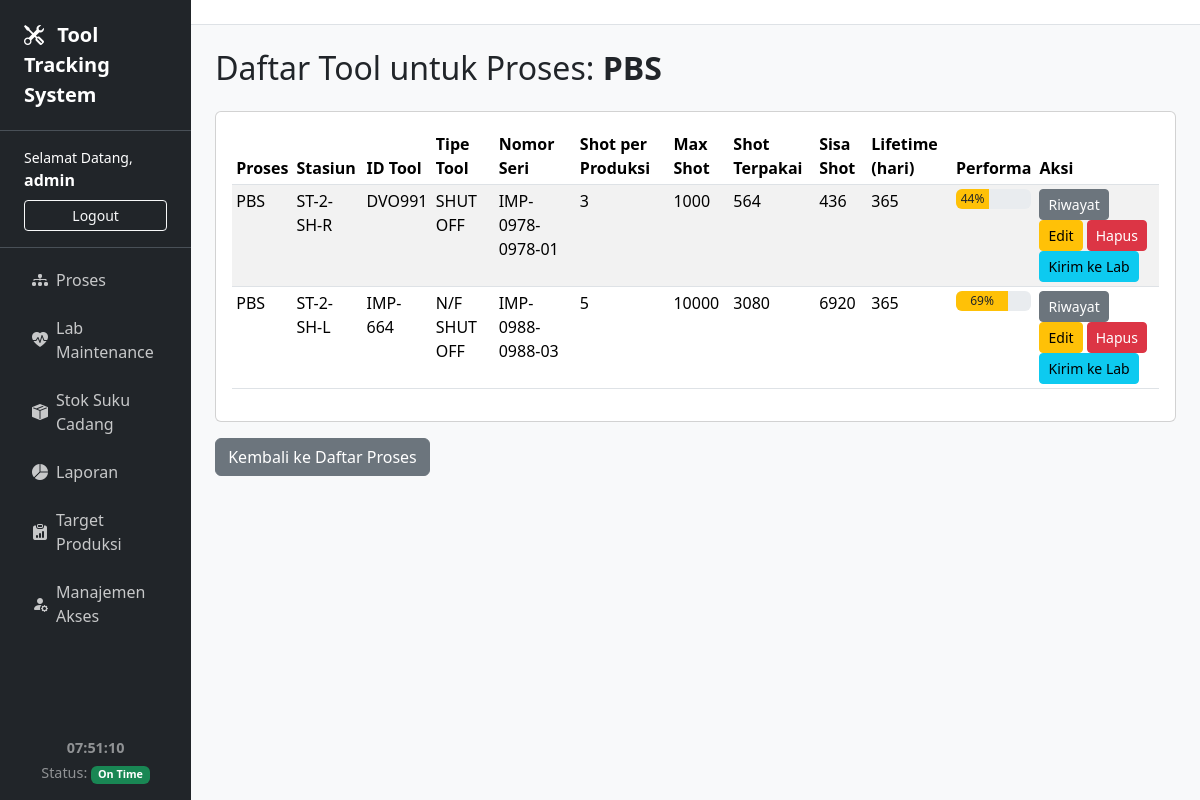
Screenshot of /proses/1/ (signed in) with the database file from the repository.
### tracker/models.py (models this page shows, shortened)
class UserProfile(models.Model):
    user = models.OneToOneField(User, on_delete=models.CASCADE)
    nama_lengkap = models.CharField(max_length=100)
    is_developer = models.BooleanField(default=False)
    can_view_proses = models.BooleanField(default=False, verbose_name="Lihat Menu Proses")
    can_view_lab = models.BooleanField(default=False, verbose_name="Lihat Menu Lab")
    can_view_stok = models.BooleanField(default=False, verbose_name="Lihat Menu Stok")
    can_view_laporan = models.BooleanField(default=False, verbose_name="Lihat Menu Laporan")
    can_view_produksi = models.BooleanField(default=False, verbose_name="Lihat Menu Produksi")
    can_edit_proses = models.BooleanField(default=False, verbose_name="Akses Penuh Menu Proses")
    can_edit_lab = models.BooleanField(default=False, verbose_name="Akses Penuh Menu Lab")
    can_edit_stok = models.BooleanField(default=False, verbose_name="Akses Penuh Menu Stok")
    can_edit_laporan = models.BooleanField(default=False, verbose_name="Akses Penuh Menu Laporan (Termasuk Download)")
    can_edit_produksi = models.BooleanField(default=False, verbose_name="Akses Penuh Menu Produksi")

class Proses(models.Model):
    nama = models.CharField(max_length=100, unique=True)

class Tool(models.Model):
    proses = models.ForeignKey(Proses, on_delete=models.SET_NULL, null=True, blank=True)
    stasiun = models.CharField(max_length=50)
    id_tool = models.CharField("ID Tool", max_length=50, unique=True)
    tipe_tool = models.CharField("Tipe Tool", max_length=100)
    nomor_seri = models.CharField("Nomor Seri", max_length=100)
    jumlah_shot = models.IntegerField("Shot per Produksi", default=1)
    max_shot = models.IntegerField("Max Shot", default=0)
    shot_terpakai = models.IntegerField("Shot Terpakai", default=0)
    lifetime = models.IntegerField("Lifetime (hari)", default=365)
    STATUS_CHOICES = [('Tersedia', 'Tersedia'), ('Dipakai', 'Dipakai'), ('Perbaikan', 'Dalam Perbaikan')]
    status = models.CharField(max_length=20, choices=STATUS_CHOICES, default='Tersedia')
    jenis_kerusakan = models.CharField(max_length=255, blank=True, null=True, help_text="Diisi saat tool masuk lab")
    part_yang_digunakan = models.TextField(blank=True, null=True, help_text="Part yang diganti atau diperbaiki")
    dibuat_pada = models.DateTimeField(auto_now_add=True)
    diupdate_pada = models.DateTimeField(auto_now=True)
    @property
    def sisa_shot(self): return self.max_shot - self.shot_terpakai
    @property
    def performa(self):
        if self.max_shot > 0: return round((self.sisa_shot / self.max_shot) * 100)
        return 0

### tracker/views.py (the view)
# urls.py: path('proses/<int:proses_id>/', views.daftar_tool, name='daftar_tool'),
@login_required
def daftar_tool(request, proses_id):
    proses = get_object_or_404(Proses, pk=proses_id)
    tools = Tool.objects.filter(proses=proses)
    return render(request, 'tracker/tool_list.html', {'proses': proses, 'tools': tools})

### tracker/templates/tracker/tool_list.html (shortened to what this page needs)
{% extends 'tracker/base.html' %}
{% block content %}
<h2 class="mb-4">Daftar Tool untuk Proses: <strong>{{ proses.nama }}</strong></h2>
<div class="card">
    <div class="card-body">
        <div class="table-responsive">
            <table class="table table-striped table-hover table-sm">
                <thead>
                    <tr>
                        <th>Proses</th>
                        <th>Stasiun</th>
                        <th>ID Tool</th>
                        <th>Tipe Tool</th>
                        <th>Nomor Seri</th>
                        <th>Shot per Produksi</th>
                        <th>Max Shot</th>
                        <th>Shot Terpakai</th>
                        <th>Sisa Shot</th>
                        <th>Lifetime (hari)</th>
                        <th>Performa</th>
                        <th>Aksi</th>
                    </tr>
                </thead>
                <tbody>
                    {% for tool in tools %}
                    <tr>
                        <td>{{ tool.proses.nama }}</td>
                        <td>{{ tool.stasiun }}</td>
                        <td>{{ tool.id_tool }}</td>
                        <td>{{ tool.tipe_tool }}</td>
                        <td>{{ tool.nomor_seri }}</td>
                        <td>{{ tool.jumlah_shot }}</td>
                        <td>{{ tool.max_shot }}</td>
                        <td>{{ tool.shot_terpakai }}</td>
                        <td>{{ tool.sisa_shot }}</td>
                        <td>{{ tool.lifetime }}</td>
                        <td>
                            <div class="progress" style="height: 20px;">
                                <div class="progress-bar {% if tool.performa > 70 %}bg-success{% elif tool.performa >= 30 %}bg-warning text-dark{% else %}bg-danger{% endif %}"
                                     role="progressbar" style="width: {{ tool.performa }}%;"
                                     aria-valuenow="{{ tool.performa }}" aria-valuemin="0" aria-valuemax="100">
                                    {{ tool.performa }}%
                                </div>
                            </div>
                        </td>
                        <td>
                            <button type="button" class="btn btn-sm btn-secondary view-history-btn"
                                    data-bs-toggle="modal" data-bs-target="#historyModal"
                                    data-tool-id="{{ tool.id }}" data-tool-name="{{ tool.id_tool }}">
                                Riwayat
                            </button>
                            {% if user.userprofile.is_developer or user.userprofile.can_edit_proses %}
                            <a href="{% url 'edit_tool' tool.id %}" class="btn btn-sm btn-warning">Edit</a>
                            <form action="{% url 'hapus_tool' tool.id %}" method="post" class="d-inline" onsubmit="return confirm('Yakin ingin hapus tool ini?');">
                                <button type="submit" class="btn btn-sm btn-danger">Hapus</button>
                            </form>
                            <form action="{% url 'send_to_lab' tool.id %}" method="post" class="d-inline" onsubmit="return confirm('Kirim tool ini ke Lab Maintenance?');">
                                <button type="submit" class="btn btn-sm btn-info">Kirim ke Lab</button>
                            </form>
                            {% endif %}
                        </td>
                    </tr>
                    {% empty %}
                    <tr>
                        <td colspan="12" class="text-center">Belum ada tool di proses ini.</td>
                    </tr>
                    {% endfor %}
                </tbody>
            </table>
        </div>
    </div>
</div>
<a href="{% url 'daftar_proses' %}" class="btn btn-secondary mt-3">Kembali ke Daftar Proses</a>
{% endblock %}

### tracker/templates/tracker/base.html (shortened to what this page needs)
<!doctype html>
<html lang="en">
<head>
    <link href="https://cdn.jsdelivr.net/npm/bootstrap@5.3.3/dist/css/bootstrap.min.css" rel="stylesheet">
    <link rel="stylesheet" href="https://cdn.jsdelivr.net/npm/bootstrap-icons@1.11.3/font/bootstrap-icons.min.css">
</head>
<body>
    <div class="sidebar d-flex flex-column text-white">
        <div class="app-title">
            <i class="bi bi-tools me-2"></i> Tool Tracking System
        </div>
        <div class="user-info">
            {% if user.is_authenticated %}
                <div class="small">Selamat Datang,</div>
                <div class="fw-bold mb-2">{{ user.userprofile.nama_lengkap|default:user.username }}</div>
                <form action="{% url 'logout' %}" method="post" class="d-grid">
                    <button type="submit" class="btn btn-sm btn-outline-light">Logout</button>
                </form>
            {% else %}
                <div class="d-grid gap-2">
                    <a href="{% url 'login' %}" class="btn btn-primary">Login</a>
                    <a href="{% url 'register' %}" class="btn btn-secondary">Daftar</a>
                </div>
            {% endif %}
        </div>
        <ul class="nav flex-column p-2">
            {% if user.userprofile.is_developer or user.userprofile.can_view_proses %}
            <li class="nav-item"><a class="nav-link" href="{% url 'daftar_proses' %}"><i class="bi bi-diagram-3-fill me-2"></i> Proses</a></li>
            {% endif %}
            {% if user.userprofile.is_developer or user.userprofile.can_view_lab %}
            <li class="nav-item"><a class="nav-link" href="{% url 'lab_maintenance_list' %}"><i class="bi bi-heart-pulse-fill me-2"></i> Lab Maintenance</a></li>
            {% endif %}
            {% if user.userprofile.is_developer or user.userprofile.can_view_stok %}
            <li class="nav-item"><a class="nav-link" href="{% url 'manajemen_stok' %}"><i class="bi bi-box-seam-fill me-2"></i> Stok Suku Cadang</a></li>
            {% endif %}
            {% if user.userprofile.is_developer or user.userprofile.can_view_laporan %}
            <li class="nav-item"><a class="nav-link" href="{% url 'halaman_laporan' %}"><i class="bi bi-pie-chart-fill me-2"></i> Laporan</a></li>
            {% endif %}
            {% if user.userprofile.is_developer or user.userprofile.can_view_produksi %}
            <li class="nav-item"><a class="nav-link" href="{% url 'halaman_produksi' %}"><i class="bi bi-clipboard-data-fill me-2"></i> Target Produksi</a></li>
            {% endif %}
            {% if user.userprofile.is_developer %}
            <li class="nav-item"><a class="nav-link" href="{% url 'hak_akses_list' %}"><i class="bi bi-person-fill-gear me-2"></i> Manajemen Akses</a></li>
            {% endif %}
        </ul>
        <div class="footer-info">
            <div id="live-clock" class="fw-bold text-center mb-1"></div>
            <div class="text-center">Status: <span id="app-status-badge" class="badge">Loading...</span></div>
        </div>
    </div>
    <div class="main-content">
        <div class="topbar">
            </div>
        <div class="container-fluid p-4">
            {% block content %}{% endblock %}
        </div>
    </div>
</body>
</html>

### tracker/templates/tracker/base.html (style rules this page uses)
body { display: flex; }
.sidebar { width: 280px; min-height: 100vh; background-color: #212529; }
.sidebar .nav-link { color: rgba(255, 255, 255, 0.75); padding: 0.75rem 1.5rem; border-radius: 0.375rem; display: flex; align-items: center; }
.sidebar .app-title { padding: 1.25rem 1.5rem; border-bottom: 1px solid #495057; font-size: 1.25rem; font-weight: bold; }
.sidebar .user-info { padding: 1rem 1.5rem; border-bottom: 1px solid #495057; }
.sidebar .footer-info { margin-top: auto; padding: 1rem 1.5rem; font-size: 0.9rem; color: rgba(255, 255, 255, 0.5); }
.main-content { flex-grow: 1; background-color: #f8f9fa; }
.topbar { background-color: #fff; border-bottom: 1px solid #dee2e6; padding: 0.75rem 1.5rem; }

### rows the page displays
Proses: nama "PBS"
Tool: proses.nama "PBS", stasiun "ST-2-SH-R", id_tool "DVO991", tipe_tool "SHUT OFF", nomor_seri "IMP-0978-0978-01", jumlah_shot "3", max_shot "1000", shot_terpakai "564", sisa_shot "436", lifetime "365", performa "44"
Tool: proses.nama "PBS", stasiun "ST-2-SH-L", id_tool "IMP-664", tipe_tool "N/F SHUT OFF", nomor_seri "IMP-0988-0988-03", jumlah_shot "5", max_shot "10000", shot_terpakai "3080", sisa_shot "6920", lifetime "365", performa "69"

### other values shown
{{ user.userprofile.nama_lengkap|default:user.username }} "admin"
